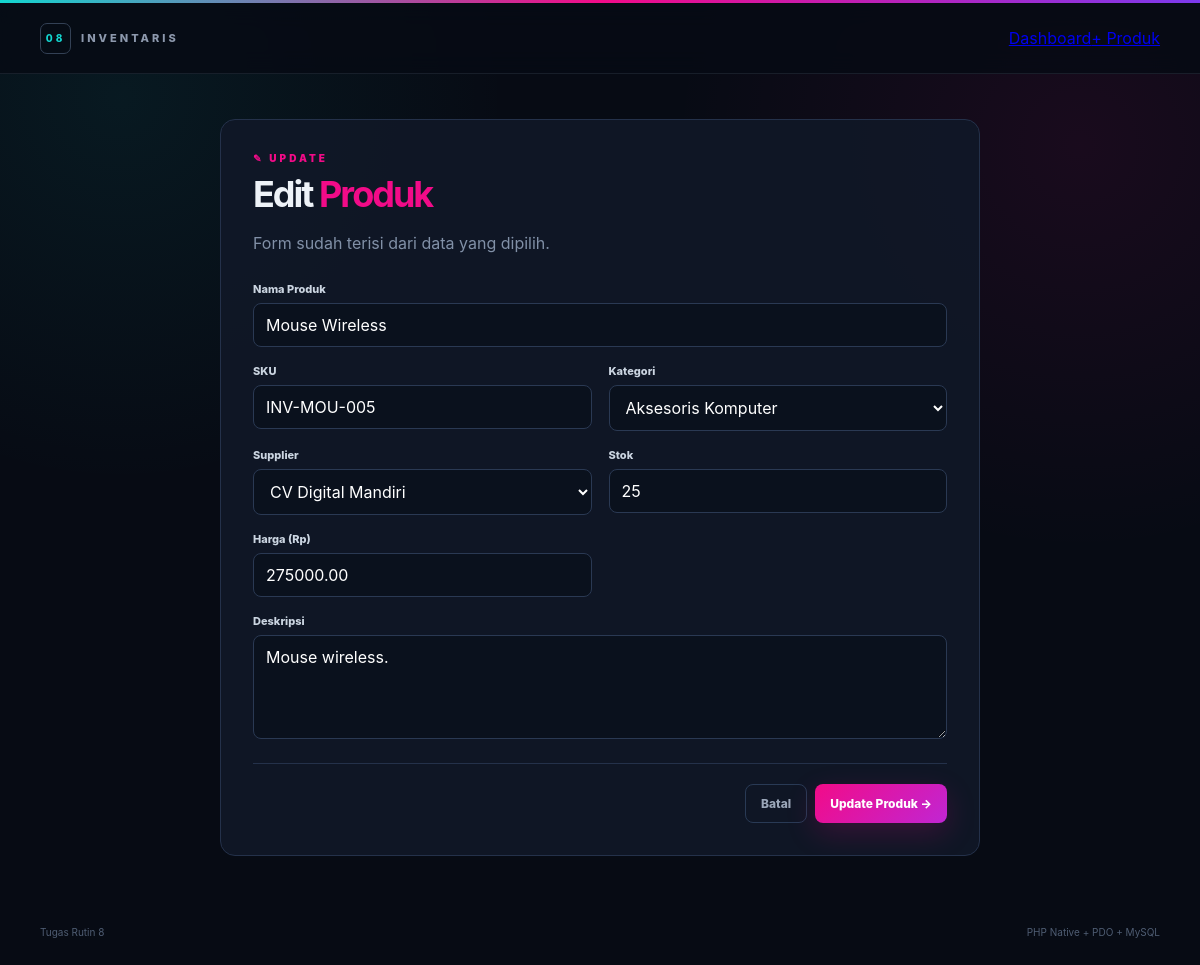
Screenshot of /product_edit.php?id=5 with the database file from the repository.
### tables this page shows
CREATE TABLE products (
 id INT UNSIGNED AUTO_INCREMENT PRIMARY KEY,
 category_id INT UNSIGNED NOT NULL,
 supplier_id INT UNSIGNED NOT NULL,
 name VARCHAR(150) NOT NULL,
 sku VARCHAR(50) NOT NULL UNIQUE,
 quantity INT UNSIGNED NOT NULL DEFAULT 0,
 price DECIMAL(15,2) NOT NULL DEFAULT 0,
 description TEXT,
 created_at TIMESTAMP DEFAULT CURRENT_TIMESTAMP,
 updated_at TIMESTAMP DEFAULT CURRENT_TIMESTAMP ON UPDATE CURRENT_TIMESTAMP,
 CONSTRAINT fk_products_category FOREIGN KEY(category_id) REFERENCES categories(id) ON UPDATE CASCADE ON DELETE RESTRICT,
 CONSTRAINT fk_products_supplier FOREIGN KEY(supplier_id) REFERENCES suppliers(id) ON UPDATE CASCADE ON DELETE RESTRICT
);

CREATE TABLE categories (
 id INT UNSIGNED AUTO_INCREMENT PRIMARY KEY,
 name VARCHAR(100) NOT NULL UNIQUE,
 created_at TIMESTAMP DEFAULT CURRENT_TIMESTAMP
);

CREATE TABLE suppliers (
 id INT UNSIGNED AUTO_INCREMENT PRIMARY KEY,
 name VARCHAR(150) NOT NULL,
 phone VARCHAR(30),
 address VARCHAR(255),
 created_at TIMESTAMP DEFAULT CURRENT_TIMESTAMP
);

### includes/functions.php (called while the page is built, shortened)
<?php
function e(?string $value): string {
    return htmlspecialchars((string)$value, ENT_QUOTES, "UTF-8");
}

### product_edit.php (the view, shortened to what this page needs)
<?php
require_once __DIR__ . "/config/bootstrap.php";
$id=filter_input(INPUT_GET,"id",FILTER_VALIDATE_INT);
$categories=$db->query("SELECT id,name FROM categories ORDER BY name")->fetchAll();
$suppliers=$db->query("SELECT id,name FROM suppliers ORDER BY name")->fetchAll();
$q=$db->prepare("SELECT * FROM products WHERE id=:id"); $q->execute([":id"=>$id]); $product=$q->fetch();
$pageTitle="Edit Produk";require __DIR__."/includes/header.php";
?>
<section class="form-page"><div class="form-card">
<div class="eyebrow">✎ UPDATE</div><h1>Edit <span>Produk</span></h1><p class="muted">Form sudah terisi dari data yang dipilih.</p>
<form method="post" class="product-form"><input type="hidden" name="csrf_token" value="<?=e(csrfToken())?>">
<div class="form-grid">
<div class="field full"><label>Nama Produk</label><input name="name" value="<?=e($product["name"])?>" required></div>
<div class="field"><label>SKU</label><input name="sku" value="<?=e($product["sku"])?>" required></div>
<div class="field"><label>Kategori</label><select name="category_id"><?php foreach($categories as $c): ?><option value="<?=$c["id"]?>" <?=$product["category_id"]==$c["id"]?"selected":""?>><?=e($c["name"])?></option><?php endforeach;?></select></div>
<div class="field"><label>Supplier</label><select name="supplier_id"><?php foreach($suppliers as $s): ?><option value="<?=$s["id"]?>" <?=$product["supplier_id"]==$s["id"]?"selected":""?>><?=e($s["name"])?></option><?php endforeach;?></select></div>
<div class="field"><label>Stok</label><input type="number" min="0" name="quantity" value="<?=e((string)$product["quantity"])?>" required></div>
<div class="field"><label>Harga (Rp)</label><input type="number" min="0" step="0.01" name="price" value="<?=e((string)$product["price"])?>" required></div>
<div class="field full"><label>Deskripsi</label><textarea name="description" rows="4"><?=e($product["description"]??"")?></textarea></div>
</div>
<div class="form-actions"><a class="btn ghost" href="index.php">Batal</a><button class="btn primary">Update Produk →</button></div>
</form></div></section>
<?php require __DIR__."/includes/footer.php"; ?>

### assets/style.css (style rules this page uses)
* { box-sizing:border-box }
:root { --bg:#070b14;--panel:#101827;--border:#24314a;--text:#edf2f7;--muted:#8190a7;--pink:#f20b88;--cyan:#13d6d0;--green:#22c55e;--red:#ef4444 }
body { margin:0;min-height:100vh;color:var(--text);background:radial-gradient(circle at 10% 10%,rgba(19,214,208,.07),transparent 28%),radial-gradient(circle at 90% 15%,rgba(242,11,136,.08),transparent 30%),var(--bg);font-family:Inter,system-ui,Segoe UI,Arial,sans-serif }
body:before { content:"";display:block;height:3px;background:linear-gradient(90deg,var(--cyan),var(--pink),#7c3aed) }
.eyebrow { color:var(--pink);font-size:10px;font-weight:900;letter-spacing:3px;margin-bottom:12px }
h1 { margin:0;font-size:clamp(30px,5vw,48px);line-height:1.05;letter-spacing:-2px }
h1 span { color:var(--pink) }
.hero p,.muted { color:var(--muted);line-height:1.7 }
.btn { display:inline-flex;align-items:center;justify-content:center;gap:7px;border:0;border-radius:8px;padding:11px 15px;text-decoration:none;cursor:pointer;font:inherit;font-size:12px;font-weight:800;white-space:nowrap }
.btn.primary { color:white;background:linear-gradient(135deg,var(--pink),#c026d3);box-shadow:0 10px 30px rgba(242,11,136,.18) }
.btn.ghost { color:#9aa6b8;background:transparent;border:1px solid #293a55 }
.panel,.form-card { background:rgba(16,24,39,.9);border:1px solid var(--border);border-radius:15px;overflow:hidden }
input,select,textarea { width:100%;border:1px solid #2a3953;border-radius:8px;background:#0a111d;color:white;padding:11px 12px;outline:none;font:inherit }
.form-page { max-width:760px;margin:auto }
.form-card { padding:32px }
.form-card h1 { font-size:36px }
.product-form { margin-top:25px }
.form-grid { display:grid;grid-template-columns:1fr 1fr;gap:17px }
.field { display:flex;flex-direction:column;gap:7px }
.field.full { grid-column:1/-1 }
.field label { color:#cbd5e1;font-size:11px;font-weight:800 }
.form-actions { display:flex;justify-content:flex-end;gap:8px;margin-top:24px;padding-top:20px;border-top:1px solid #24314a }

### rows the page displays
products: name "Mouse Wireless", sku "INV-MOU-005", category_id "Aksesoris Komputer", supplier_id "CV Digital Mandiri", quantity "25", price "275000.00", description "Mouse wireless."
